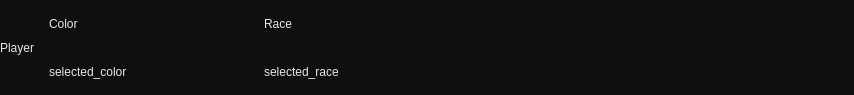
<?xml version="1.0" encoding="UTF-8"?>
<ui version="4.0">
 <class>PlayerSettings</class>
 <widget class="QWidget" name="PlayerSettings">
  <property name="geometry">
   <rect>
    <x>0</x>
    <y>0</y>
    <width>854</width>
    <height>95</height>
   </rect>
  </property>
  <property name="windowTitle">
   <string>Form</string>
  </property>
  <property name="styleSheet">
   <string notr="true">background-color: rgb(15, 15, 15);
font: 14pt &quot;Ancient Modern Tales&quot;;
color: rgb(230, 230, 230);</string>
  </property>
  <layout class="QHBoxLayout" name="horizontalLayout">
   <property name="spacing">
    <number>15</number>
   </property>
   <property name="leftMargin">
    <number>0</number>
   </property>
   <property name="topMargin">
    <number>0</number>
   </property>
   <property name="rightMargin">
    <number>0</number>
   </property>
   <property name="bottomMargin">
    <number>0</number>
   </property>
   <item>
    <widget class="QLabel" name="lbl_player">
     <property name="maximumSize">
      <size>
       <width>70</width>
       <height>16777215</height>
      </size>
     </property>
     <property name="text">
      <string>Player</string>
     </property>
    </widget>
   </item>
   <item>
    <layout class="QVBoxLayout" name="verticalLayout_3">
     <property name="spacing">
      <number>0</number>
     </property>
     <item>
      <widget class="QLabel" name="lbl_color_2">
       <property name="text">
        <string>Color</string>
       </property>
      </widget>
     </item>
     <item>
      <layout class="QHBoxLayout" name="horizontalLayout_3">
       <property name="spacing">
        <number>0</number>
       </property>
       <item>
        <widget class="QLabel" name="lbl_selectedColor">
         <property name="minimumSize">
          <size>
           <width>150</width>
           <height>40</height>
          </size>
         </property>
         <property name="maximumSize">
          <size>
           <width>40</width>
           <height>16777215</height>
          </size>
         </property>
         <property name="text">
          <string>selected_color</string>
         </property>
        </widget>
       </item>
       <item>
        <widget class="QLabel" name="lbl_colorSample">
         <property name="minimumSize">
          <size>
           <width>30</width>
           <height>0</height>
          </size>
         </property>
         <property name="maximumSize">
          <size>
           <width>30</width>
           <height>16777215</height>
          </size>
         </property>
         <property name="text">
          <string/>
         </property>
        </widget>
       </item>
      </layout>
     </item>
    </layout>
   </item>
   <item>
    <spacer name="horizontalSpacer">
     <property name="orientation">
      <enum>Qt::Horizontal</enum>
     </property>
     <property name="sizeType">
      <enum>QSizePolicy::Fixed</enum>
     </property>
     <property name="sizeHint" stdset="0">
      <size>
       <width>20</width>
       <height>17</height>
      </size>
     </property>
    </spacer>
   </item>
   <item>
    <layout class="QVBoxLayout" name="verticalLayout_4">
     <property name="spacing">
      <number>0</number>
     </property>
     <item>
      <widget class="QLabel" name="lbl_race_2">
       <property name="text">
        <string>Race</string>
       </property>
      </widget>
     </item>
     <item>
      <widget class="QLabel" name="lbl_selectedRace">
       <property name="minimumSize">
        <size>
         <width>150</width>
         <height>40</height>
        </size>
       </property>
       <property name="maximumSize">
        <size>
         <width>40</width>
         <height>16777215</height>
        </size>
       </property>
       <property name="text">
        <string>selected_race</string>
       </property>
      </widget>
     </item>
    </layout>
   </item>
   <item>
    <spacer name="horizontalSpacer_10">
     <property name="orientation">
      <enum>Qt::Horizontal</enum>
     </property>
     <property name="sizeHint" stdset="0">
      <size>
       <width>40</width>
       <height>20</height>
      </size>
     </property>
    </spacer>
   </item>
  </layout>
 </widget>
 <resources/>
 <connections/>
</ui>
